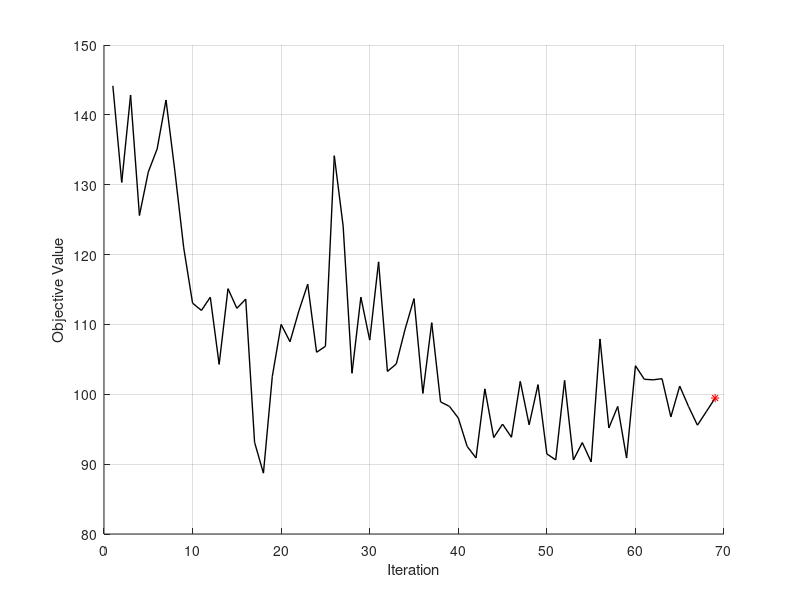

Write MATLAB code to recreate this figure.
function simpleCMAESplotter(varargin)

% load CMA-ES results
load("variablescmaes.mat",'fitness');
load("variablescmaes.mat",'out');

% create cost function evolution plot
fig = figure(1);
clf(fig)
hold on
grid on
plot(rot90(fitness.histbest),'k',"LineWidth",1)
plot(length(fitness.histbest),out.solutions.recentbest.f,'r*')
xlabel('Iteration')
ylabel('Objective Value')
hold off

% plot COT if given to function
if(nargin == 1)
    figure(2);
    hold on
    grid on
    plot(length(fitness.histbest),varargin{1},'k*',"LineWidth",1)
    xlabel('Iteration')
    ylabel('Bhargava 2004 Metabolic Cost')
    hold off
end

end
